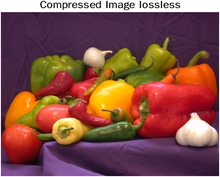
%> input picture lossless_color.png, 220 x 177 px, shrunk from 491 x 394 before the run
$ octave main_colors.m   (GNU Octave 9; MATLAB toolbox functions it lacks are replaced by stand-ins)
%> lines starting %> are read from the running program, lines starting %| are printed output that depends on the picture; in (x1, y1, x2, y2) boxes, pixels count from 0 and x2, y2 are one past the last pixel; in counts of white or black regions, pixels touching at a corner belong together; the program's own positions count from 1; long printed decimals are rounded
%> the answer given: lossless_color.png
%> further down, img is the input picture: size 177x220x3 uint8; mean R, G, B 129.5, 79.6, 71.5
### lossy_haar.m
function [comp_img, uncomp_img] = lossy_haar(img_)
    img = img_;
%> img: size 177x220 double
    H = zeros(8,8);
    delta = 1; % Only greater than delta pixel differences are accepted, otherwise zero.
    for i=1:8  % Preparing required H matrix. Derivation in the report
        H(i,1) = 1/8;
    end
    for i=1:4
        H(i,2) = 1/8;
        H(i+4,2) = -1/8;
    end
    for i=1:2
        H(i,3) = 1/4;
        H(i+2,3) = -1/4;
        H(i+4,4) = 1/4;
        H(i+6,4) = -1/4;
    end
    for i=1:1
        H(i,5) = 1/2;
        H(i+1,5) = -1/2;
        H(i+2,6) = 1/2;
        H(i+3,6) = -1/2;
        H(i+4,7) = 1/2;
        H(i+5,7) = -1/2;
        H(i+6,8) = 1/2;
        H(i+7,8) = -1/2;
    end
    HT = transpose(H);
    HT_inv = inv(HT);
    H_inv = inv(H);
    comp_img = img;
    uncomp_img = img;
    [a,b] = size(img);
%> a = 177; b = 220
    for r=1:b/8  % Dividing image matrix into blocks of 8x8 to perform compression
        for c=1:a/8
            A = zeros(8,8);
            for i=1:8 % Getting the required values in 8x8 matrix
                for j=1:8
                    A(i,j) = img(i+8*(c-1),j+8*(r-1));
                end
            end
            A = HT*A*H; % Compressing image matrix and updating compressed image matrix
            for i=1:8
                for j=1:8
                    if abs(A(i,j)) <= delta
                        comp_img(i+8*(c-1),j+8*(r-1)) = 0;
                        A(i,j) = 0;
                    else
                        comp_img(i+8*(c-1),j+8*(r-1)) = A(i,j);
                    end
                end
            end
            A = HT_inv*A*H_inv;
            for i=1:8 % Decompressing and updating the compressed image martix
                for j=1:8
                    uncomp_img(i+8*(c-1),j+8*(r-1)) = A(i,j);
                end
            end
        end
    end
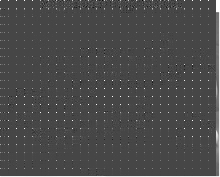
%> comp_img: size 177x220 double; min -98.12, max 255, mean 5.6; drawn with min black and max white
%> after the loop, A = [51.47 51.47 48.59 48.59 51.09 48.97 50.03 50.03; 53.72 53.72 50.84 50.84 53.34 51.22 52.28 52.28; 50.78 50.78 53.66 53.66 54.53 49.91 52.22 52.22; 48.66 48.66 51.53 51.53 49.91 50.28 50.09 50.09; 45.62 45.62 45.62 45.62 46.69 44.56 45.62 45.62; 45.62 45.62 45.62 45.62 46.69 44.56 45.62 45.62; 41.88 41.88 40.38 43.38 43.44 41.31 46.12 46.12; 49.38 49.38 50.88 47.88 49.94 47.81 45.12 45.12]
    imwrite(uncomp_img,"comp_img_lossy.jpg") % Saving image file locally
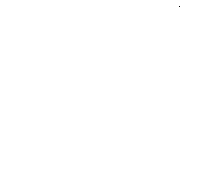
%> saved as comp_img_lossy.jpg: size 177x220 uint8; 100% white; black in thin lines or dots, all inside (x1, y1, x2, y2) = (179, 6, 180, 7)
    comp_name = "comp_img_lossy.jpg";
    comp_file=imfinfo(comp_name); % Getting file size of compressed image
    comp_file_sz=comp_file.FileSize;
    fprintf('File size of decompressed image (in bytes): %f\n', comp_file_sz);

end

### color_lossy.m
function [comp_img, uncomp_img] = color_lossy(img_)
    img = img_;

    % Apply lossy_haar to each channel
    disp("For red channel:")
    [comp_img_1, uncomp_img_1] = lossy_haar(img(:,:,1));
    disp("For green channel:")
    [comp_img_2, uncomp_img_2] = lossy_haar(img(:,:,2));
%> in lossy_haar (call 2), `img = img_;`:
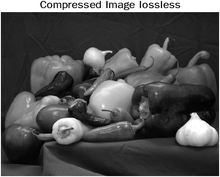
%> img: size 177x220 double; min 0, max 255, mean 79.6
%> after the loop in lossy_haar (call 2), `for r=1:b/8`:
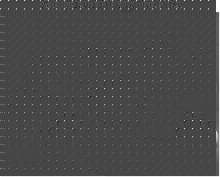
%> comp_img: size 177x220 double; min -98.12, max 255, mean 4.4; drawn with min black and max white
%> after the loop in lossy_haar (call 2), `for r=1:b/8`: A = [24.88 24.88 24.88 24.88 24.88 24.88 24.88 24.88; 24.88 24.88 24.88 24.88 24.88 24.88 24.88 24.88; 24.88 24.88 24.88 24.88 24.88 24.88 24.88 24.88; 24.88 24.88 24.88 24.88 24.88 24.88 24.88 24.88; 22.44 22.44 22.44 22.44 22.44 22.44 22.44 22.44; 22.44 22.44 22.44 22.44 22.44 22.44 22.44 22.44; 19.44 19.44 19.44 19.44 19.44 19.44 19.44 19.44; 25.44 25.44 25.44 25.44 25.44 25.44 25.44 25.44]
    disp("For blue channel:")
    [comp_img_3, uncomp_img_3] = lossy_haar(img(:,:,3));
%> in lossy_haar (call 3), `img = img_;`:
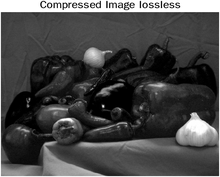
%> img: size 177x220 double; min 0, max 255, mean 71.5
%> after the loop in lossy_haar (call 3), `for r=1:b/8`: A = [50.62 50.62 50.62 50.62 50.62 50.62 50.62 50.62; 52.88 52.88 52.88 52.88 52.88 52.88 52.88 52.88; 51.75 51.75 51.75 51.75 51.75 51.75 50.5 53; 51.75 51.75 51.75 51.75 51.75 51.75 53 50.5; 49 49 50.25 47.75 49 49 49 49; 46.5 46.5 45.25 47.75 46.5 46.5 46.5 46.5; 43.38 43.38 43.38 43.38 43.38 43.38 43.38 43.38; 47.88 47.88 47.88 47.88 47.88 47.88 47.88 47.88]

    comp_img(:,:,1) = comp_img_1;
    comp_img(:,:,2) = comp_img_2;
    comp_img(:,:,3) = comp_img_3;
%> comp_img: size 177x220x3 double

    uncomp_img(:,:,1) = uncomp_img_1;
    uncomp_img(:,:,2) = uncomp_img_2;
    uncomp_img(:,:,3) = uncomp_img_3;
%> uncomp_img: size 177x220x3 double

    %% Display file size of lossy color image
    imwrite(uncomp_img,"lossy_color.jpg") % Saving image file locally
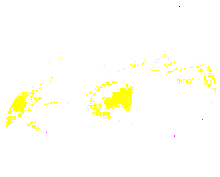
%> saved as lossy_color.jpg: size 177x220x3 uint8; mean R, G, B 255, 255, 246.5
    comp_name = "lossy_color.jpg";
    comp_file=imfinfo(comp_name); % Getting file size of compressed image
    comp_file_sz=comp_file.FileSize;
    fprintf('File size of lossy color decompressed image (in bytes): %f\n\n', comp_file_sz);

    show_plots(img, uncomp_img, 'lossy');
    compare_haar(img, comp_img, uncomp_img);

end

### show_plots.m
function [] = show_plots(img_, uncomp_img_, name)
%> called with name = 'lossy'
    img = uint8(img_);
    uncomp_img = uint8(uncomp_img_);
%> uncomp_img: size 177x220x3 uint8

    % Plotting the input and final compressed image
    figure;
    imshow(img,[]);
    title("Original Image");

    figure;
    imshow(uncomp_img,[]);
    title("Compressed Image " + name);

    %% Save images locally
    imwrite(img,'orginal.jpg')
    imwrite(uncomp_img,'compressed.jpg');

end

### compare_haar.m
function [] = compare_haar(img, comp_img, uncomp_img)

    cnt_org = nnz(img); % counting no. of non-zeros in original image
%> cnt_org = 115232
    fprintf('No. of non-zeroes entries in Original Image: %d\n', cnt_org);
%| No. of non-zeroes entries in Original Image: 115232

    cnt = nnz(comp_img); % counting no. of non-zeros in compressed image
%> cnt = 47674
    fprintf('No. of non-zeroes entries in Compressed Image: %d\n', cnt);
%| No. of non-zeroes entries in Compressed Image: 47674

    cnt2 = nnz(uncomp_img); % counting no. of non-zeros in compressed image
%> cnt2 = 116248
    fprintf('No. of non-zeroes entries in Decompressed Image: %d\n', cnt2);
%| No. of non-zeroes entries in Decompressed Image: 116248

    ratio = cnt_org/cnt;
%> ratio = 2.42
    fprintf('Compression Ratio: %d\n', ratio);
%| Compression Ratio: 2.417

    psnrval=psnr(img,uncomp_img);
%> psnrval = -2.45
    fprintf('PSNR Value: %d\n\n', psnrval);
%| PSNR Value: -2.454

end

### lossless_haar.m
function [comp_img_ll, uncomp_img_ll] = lossless_haar(img_)
    img = img_;
    H = zeros(8,8);
    for i=1:8 % Preparing required H matrix. Derivation in the report
        H(i,1) = 1/8;
    end
    for i=1:4
        H(i,2) = 1/8;
        H(i+4,2) = -1/8;
    end
    for i=1:2
        H(i,3) = 1/4;
        H(i+2,3) = -1/4;
        H(i+4,4) = 1/4;
        H(i+6,4) = -1/4;
    end
    for i=1:1
        H(i,5) = 1/2;
        H(i+1,5) = -1/2;
        H(i+2,6) = 1/2;
        H(i+3,6) = -1/2;
        H(i+4,7) = 1/2;
        H(i+5,7) = -1/2;
        H(i+6,8) = 1/2;
        H(i+7,8) = -1/2;
    end
    HT = transpose(H);
    HT_inv = inv(HT);
    H_inv = inv(H);
    comp_img_ll = img;
    uncomp_img_ll = img;
    [a,b] = size(img);
    for r=1:b/8 % Dividing image matrix into blocks of 8x8 to perform compression
        for c=1:a/8
            A = zeros(8,8);
            for i=1:8 % Getting the required values in 8x8 matrix
                for j=1:8
                    A(i,j) = img(i+8*(c-1),j+8*(r-1));
                end
            end
            A = HT*A*H; % Compressing image matrix and updating compressed image matrix
            for i=1:8
                for j=1:8
                    comp_img_ll(i+8*(c-1),j+8*(r-1)) = A(i,j);
                end
            end
            A = HT_inv*A*H_inv;
            for i=1:8 % Decompressing and updating the compressed image martix
                for j=1:8
                    uncomp_img_ll(i+8*(c-1),j+8*(r-1)) = A(i,j);
                end
            end
        end
    end
%> after the loop, A = [56 52 49 49 50 49 50 51; 58 57 51 52 52 51 51 52; 53 53 54 54 53 47 48 50; 50 53 52 50 48 47 47 48; 49 47 48 49 48 47 46 45; 47 43 44 46 46 44 46 48; 41 39 41 43 43 41 45 45; 48 50 50 46 50 47 43 45]
    imwrite(uncomp_img_ll,"comp_img_lossless.jpg") % Saving image file locally
    comp_name = "comp_img_lossless.jpg";
    comp_file=imfinfo(comp_name); % Getting file size of compressed image
    comp_file_sz=comp_file.FileSize;
    fprintf('File size of decompressed image (in bytes): %f\n', comp_file_sz);

end

### color_lossless.m
function [comp_img, uncomp_img] = color_lossless(img_)
    img = img_;

    % Applying lossless on each channel
    disp("For red channel:")
    [comp_img_1, uncomp_img_1] = lossless_haar(img(:,:,1));
    disp("For green channel:")
    [comp_img_2, uncomp_img_2] = lossless_haar(img(:,:,2));
    disp("For blue channel:")
    [comp_img_3, uncomp_img_3] = lossless_haar(img(:,:,3));

    comp_img(:,:,1) = comp_img_1;
    comp_img(:,:,2) = comp_img_2;
    comp_img(:,:,3) = comp_img_3;

    uncomp_img(:,:,1) = uncomp_img_1;
    uncomp_img(:,:,2) = uncomp_img_2;
    uncomp_img(:,:,3) = uncomp_img_3;

    %% Display file size of lossless color image
    imwrite(uncomp_img,"lossless_color.jpg") % Saving image file locally
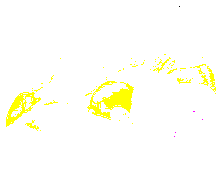
%> saved as lossless_color.jpg: size 177x220x3 uint8; mean R, G, B 255, 255, 244.6
    comp_name = "lossless_color.jpg";
    comp_file=imfinfo(comp_name); % Getting file size of compressed image
    comp_file_sz=comp_file.FileSize;
    fprintf('File size of lossless color decompressed image (in bytes): %f\n\n', comp_file_sz);

    show_plots(img, uncomp_img, 'lossy');
    compare_haar(img, comp_img, uncomp_img);
%| No. of non-zeroes entries in Original Image: 115232
%| No. of non-zeroes entries in Compressed Image: 106817
%| No. of non-zeroes entries in Decompressed Image: 115232
%| Compression Ratio: 1.079
%| PSNR Value: Inf

end

### main_colors.m
clear all;
close all;
clc;

%% Prompt user and read image file.
prompt = 'Enter file name with extension: ';
filename=input(prompt, 's');
img = imread(filename);
figure;
imshow(img, []);
title("Input Image");

if length(size(img)) == 2
    disp("Invalid input, please enter color image filename")
end

%% Display file size of input image
imwrite(img,"input_img.jpg") % Saving image file locally
comp_name = "input_img.jpg";
comp_file=imfinfo(comp_name); % Getting file size of compressed image
comp_file_sz=comp_file.FileSize;
fprintf('File size of input image (in bytes): %f\n\n', comp_file_sz);
img = double(img);

%% Use lossy
disp("Lossy Color Image:")
[comp_img, uncomp_img] = color_lossy(img);


%% Use lossless
disp("Lossless Color Image:")
[comp_img_ll, uncomp_img_ll] = color_lossless(img);
